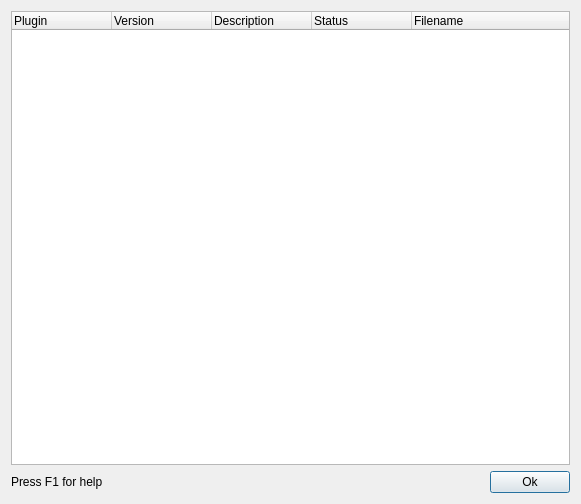
<?xml version="1.0" encoding="UTF-8"?>
<ui version="4.0">
 <class>PluginWinBase</class>
 <widget class="QDialog" name="PluginWinBase">
  <property name="geometry">
   <rect>
    <x>0</x>
    <y>0</y>
    <width>581</width>
    <height>504</height>
   </rect>
  </property>
  <property name="windowTitle">
   <string>Plugins</string>
  </property>
  <layout class="QVBoxLayout">
   <property name="spacing">
    <number>6</number>
   </property>
   <property name="leftMargin">
    <number>11</number>
   </property>
   <property name="topMargin">
    <number>11</number>
   </property>
   <property name="rightMargin">
    <number>11</number>
   </property>
   <property name="bottomMargin">
    <number>11</number>
   </property>
   <item>
    <widget class="QTreeWidget" name="m_pluginList">
     <property name="focusPolicy">
      <enum>Qt::NoFocus</enum>
     </property>
     <property name="rootIsDecorated">
      <bool>false</bool>
     </property>
     <column>
      <property name="text">
       <string>Plugin</string>
      </property>
     </column>
     <column>
      <property name="text">
       <string>Version</string>
      </property>
     </column>
     <column>
      <property name="text">
       <string>Description</string>
      </property>
     </column>
     <column>
      <property name="text">
       <string>Status</string>
      </property>
     </column>
     <column>
      <property name="text">
       <string>Filename</string>
      </property>
     </column>
    </widget>
   </item>
   <item>
    <layout class="QHBoxLayout">
     <property name="spacing">
      <number>6</number>
     </property>
     <property name="leftMargin">
      <number>0</number>
     </property>
     <property name="topMargin">
      <number>0</number>
     </property>
     <property name="rightMargin">
      <number>0</number>
     </property>
     <property name="bottomMargin">
      <number>0</number>
     </property>
     <item>
      <widget class="QLabel" name="textLabel1">
       <property name="text">
        <string>Press F1 for help</string>
       </property>
       <property name="wordWrap">
        <bool>false</bool>
       </property>
      </widget>
     </item>
     <item>
      <spacer>
       <property name="orientation">
        <enum>Qt::Horizontal</enum>
       </property>
       <property name="sizeType">
        <enum>QSizePolicy::Expanding</enum>
       </property>
       <property name="sizeHint" stdset="0">
        <size>
         <width>210</width>
         <height>20</height>
        </size>
       </property>
      </spacer>
     </item>
     <item>
      <widget class="QPushButton" name="m_okButton">
       <property name="text">
        <string>Ok</string>
       </property>
      </widget>
     </item>
    </layout>
   </item>
  </layout>
 </widget>
 <layoutdefault spacing="6" margin="11"/>
 <resources/>
 <connections>
  <connection>
   <sender>m_okButton</sender>
   <signal>clicked()</signal>
   <receiver>PluginWinBase</receiver>
   <slot>close()</slot>
   <hints>
    <hint type="sourcelabel">
     <x>20</x>
     <y>20</y>
    </hint>
    <hint type="destinationlabel">
     <x>20</x>
     <y>20</y>
    </hint>
   </hints>
  </connection>
 </connections>
</ui>
